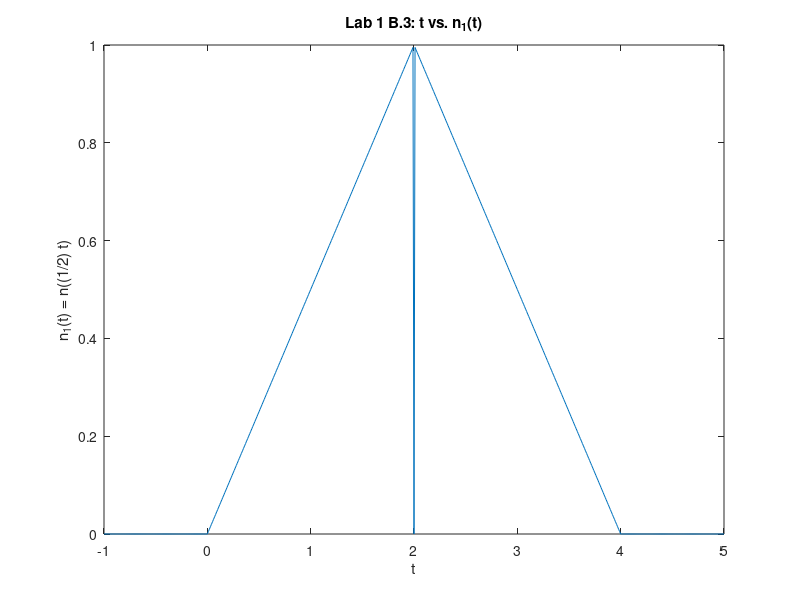
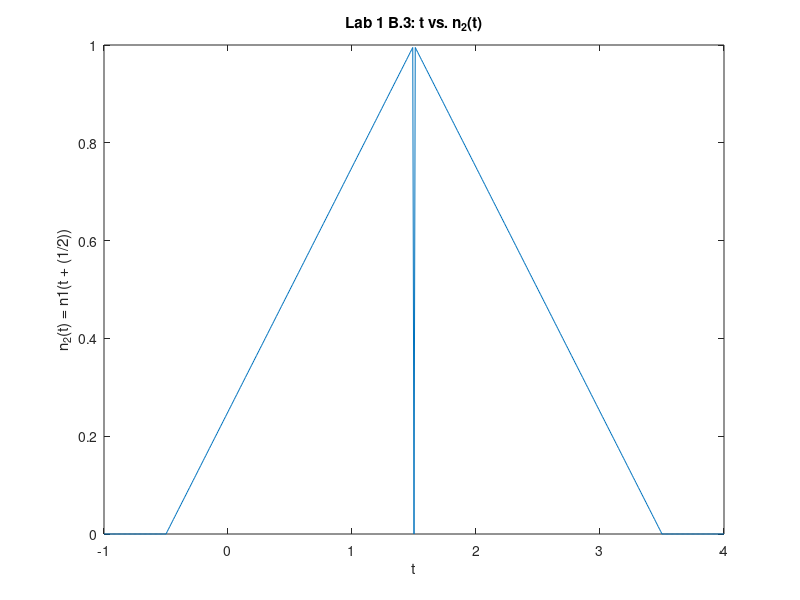

The MATLAB script that drew these images, in order:
% Pre-run clearing
clc;   %Clear command window
clf;   %Clear figure window
clear; %Clear variables from RAM

% From Lab1_B1.m
p = @(t) 1.0.*((t>=0)&(t<1));

% From Lab1_B2.m
r = @(t) t.*p(t);
n = @(t) r(t) + r(-t + 2);

% Defining n_1(t) = n((1/2) t)
n_1 = @(t) n(0.5 .* t);

% Defining n_2(t) = n1(t + (1/2))
n_2 = @(t) n_1(t + 0.5);

%
% First window, 
%
figure (1); 

% Set t (x-axis) to go from -1 to 5, inclusively, with a step of 0.01
t = (-1:0.01:5); 

plot(t, n_1(t));

% Set labels
xlabel('t'); 
ylabel('n_1(t) = n((1/2) t)');
title('Lab 1 B.3: t vs. n_1(t)');

%
% Second window, 
%
figure (2); 

% Set t (x-axis) to go from -1 to 4, inclusively, with a step of 0.01
t = (-1:0.01:4); 

plot(t, n_2(t));

% Set labels
xlabel('t'); 
ylabel('n_2(t) = n1(t + (1/2))');
title('Lab 1 B.3: t vs. n_2(t)');